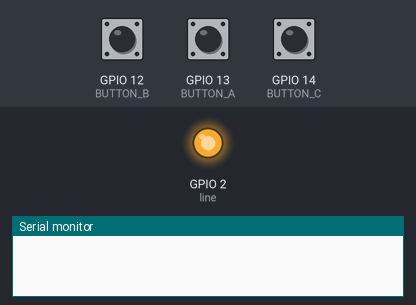
Bench run of a sketch on a simulated ESP8266 (NodeMCU). On the bench: output pins drawn as LEDs (lit = HIGH), the last lines printed to the serial monitor. The test bench sets the inputs (shaded band); at power-on: GPIO 12 (BUTTON_B) HIGH, GPIO 13 (BUTTON_A) HIGH, GPIO 14 (BUTTON_C) HIGH. WiFi joins after 1.5 s; servers stay silent unless stated.

Above: at 0.01 s.
At 4.2 s:
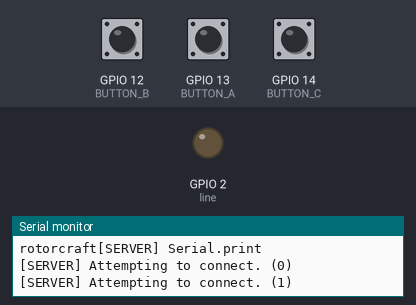
4.3 s: GPIO 12 (BUTTON_B) pulled LOW for 0.15 s
5.9 s: GPIO 13 (BUTTON_A) pulled LOW for 0.15 s
7.5 s: GPIO 14 (BUTTON_C) pulled LOW for 0.15 s
9.1 s: GPIO 13 (BUTTON_A) driven LOW and GPIO 14 (BUTTON_C) driven LOW
Timing chart, 0 to 11.7 s (numbered marks = the images above; inputs shaded):
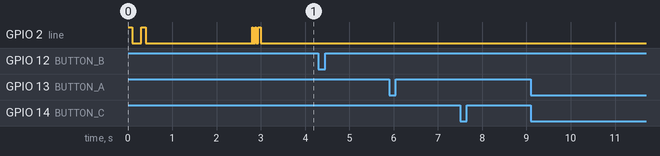

The sketch:

controller.ino
```cpp
#include <ESP8266WiFi.h>

// -------------------- Button setup --------------------

#define BUTTON_A 13
#define BUTTON_B 12
#define BUTTON_C 14

unsigned long lastButtonTime = 0;
const unsigned long buttonCooldown = 300;


void initBtns(){
  pinMode(BUTTON_A, INPUT_PULLUP);
  pinMode(BUTTON_B, INPUT_PULLUP);
  pinMode(BUTTON_C, INPUT_PULLUP);
}

// -------------------- Wifi Setup --------------------
const char* ssid = "rotorcraft";
const char* pass = "password123";

WiFiServer server(80);
String header;
WiFiClient client;


void connectServer() {
  WiFi.begin(ssid, pass);
  Serial.println("[SERVER] WiFi.begin");
  Serial.print(ssid);
  Serial.println("[SERVER] Serial.print");
  int index = 0;
  while (WiFi.status() != WL_CONNECTED) {
    delay(1000);
    Serial.printf("[SERVER] Attempting to connect. (%d) \n", index);
    index++;
  }

    if (client.connect("192.168.1.1", 80)) {
    int sequence[] = {20, 50, 20, 50, 50, 50};
    flash(sequence, 6);

    };


}


// -------------------- Led Setup --------------------

int line = 2;


void flash(int sequence[], int length) {
  for (int i = 0; i < length; i = i + 2) {
    digitalWrite(line, HIGH);
    delay(sequence[i]);
    digitalWrite(line, LOW);
    delay(sequence[i+1]);
  }
}
void initLed(){
  pinMode(line, OUTPUT);
  int sequence[] = {100, 200, 100, 200};
  flash(sequence, 4);

}


void setup(){
  Serial.begin(115200);
  initLed();
  initBtns();
  connectServer();
}

// -------------------- Command sending --------------------

void transmit(int command){
  client.print(command);
  Serial.printf("[Transmit] %d \n", command);
}

void handleButtons() {
  if (millis() - lastButtonTime < buttonCooldown) return;

  if(digitalRead(BUTTON_A) == LOW && digitalRead(BUTTON_C) == LOW){
    Serial.println("[BTN] A & C");
    transmit(4);

  } else
   if (digitalRead(BUTTON_A) == LOW) {
    Serial.println("[BTN] A");
    transmit(1);
    lastButtonTime = millis();


  } else if (digitalRead(BUTTON_B) == LOW) {
    Serial.println("[BTN] B");
    transmit(2);
    lastButtonTime = millis();


  } else if (digitalRead(BUTTON_C) == LOW) {
    Serial.println("[BTN] C");
    transmit(3);
    lastButtonTime = millis();
  }
}

void loop(){
  delay(100);
  handleButtons();
}
```
